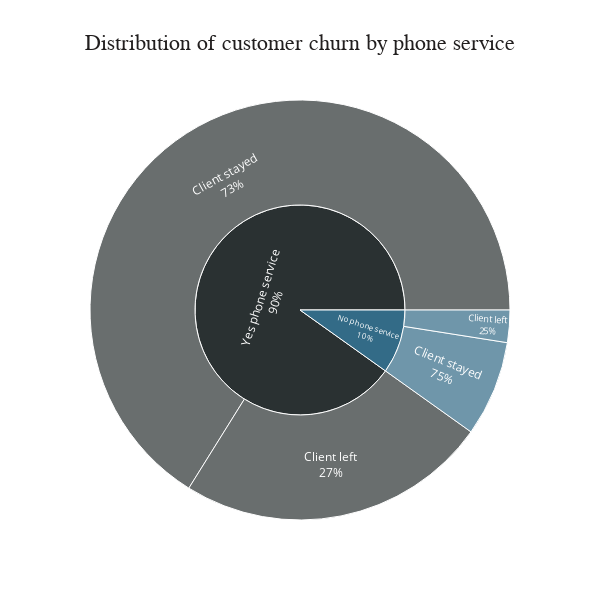
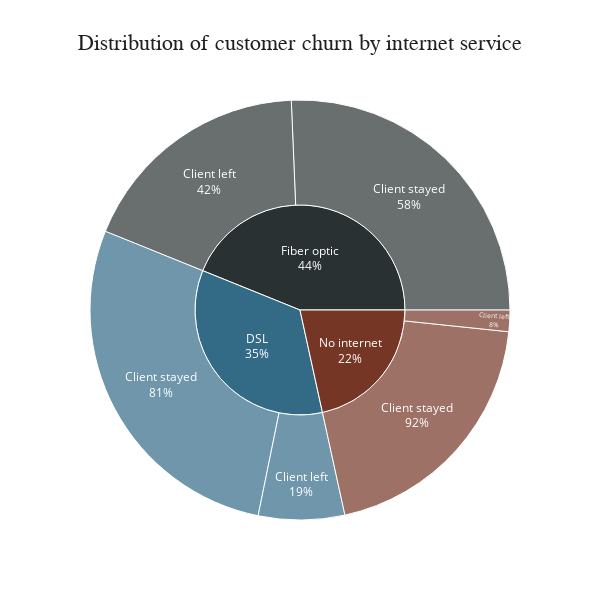

The notebook cell these images were saved under, in order:
### Code cell
fig = px.sunburst(phone, path = ['PhoneService', 'Churn'], values = 'count', color = 'PhoneService', title = 'Distribution of customer churn by phone service',
                 color_discrete_map = {'No phone service': '#336B87', 'Yes phone service': '#2A3132'},
                 width = 600, height = 600)

fig.update_layout(plot_bgcolor = 'white', title_font_family = 'Calibri Black', title_font_color = '#221f1f', title_font_size = 22, title_x = 0.5)

fig.update_traces(textinfo = 'label + percent parent')
                  
fig.show()
#######################################
fig = px.sunburst(internet, path = ['InternetService', 'Churn'], values = 'count', color = 'InternetService', title = 'Distribution of customer churn by internet service',
                 color_discrete_map = {'DSL': '#336B87', 'Fiber optic': '#2A3132', 'No internet': '#763626'},
                 width = 600, height = 600)

fig.update_layout(plot_bgcolor = 'white', title_font_family = 'Calibri Black', title_font_color = '#221f1f', title_font_size = 22, title_x = 0.5)

fig.update_traces(textinfo = 'label + percent parent')
                  
fig.show()

### Figure 1 — Plotly figure (JSON) as saved in the notebook; plotly's stock layout.template omitted (floating-point values rounded to 4 significant figures)
{"data": [{"branchvalues": "total", "customdata": [["No phone service"], ["Yes phone service"], ["No phone service"], ["Yes phone service"], ["No phone service"], ["Yes phone service"]], "domain": {"x": [0, 1], "y": [0, 1]}, "hovertemplate": "labels=%{label}<br>count=%{value}<br>parent=%{parent}<br>id=%{id}<br>PhoneService=%{customdata[0]}<extra></extra>", "ids": ["No phone service/Client left", "Yes phone service/Client left", "No phone service/Client stayed", "Yes phone service/Client stayed", "No phone service", "Yes phone service"], "labels": ["Client left", "Client left", "Client stayed", "Client stayed", "No phone service", "Yes phone service"], "marker": {"colors": ["#336B87", "#2A3132", "#336B87", "#2A3132", "#336B87", "#2A3132"]}, "name": "", "parents": ["No phone service", "Yes phone service", "No phone service", "Yes phone service", "", ""], "textinfo": "label+percent parent", "type": "sunburst", "values": [149, 1438, 441, 3958, 590, 5396]}], "layout": {"height": 600, "legend": {"tracegroupgap": 0}, "plot_bgcolor": "white", "title": {"font": {"color": "#221f1f", "family": "Calibri Black", "size": 22}, "text": "Distribution of customer churn by phone service", "x": 0.5}, "width": 600}}

### Figure 2 — Plotly figure (JSON) as saved in the notebook; plotly's stock layout.template omitted (floating-point values rounded to 4 significant figures)
{"data": [{"branchvalues": "total", "customdata": [["DSL"], ["Fiber optic"], ["No internet"], ["DSL"], ["Fiber optic"], ["No internet"], ["DSL"], ["Fiber optic"], ["No internet"]], "domain": {"x": [0, 1], "y": [0, 1]}, "hovertemplate": "labels=%{label}<br>count=%{value}<br>parent=%{parent}<br>id=%{id}<br>InternetService=%{customdata[0]}<extra></extra>", "ids": ["DSL/Client left", "Fiber optic/Client left", "No internet/Client left", "DSL/Client stayed", "Fiber optic/Client stayed", "No internet/Client stayed", "DSL", "Fiber optic", "No internet"], "labels": ["Client left", "Client left", "Client left", "Client stayed", "Client stayed", "Client stayed", "DSL", "Fiber optic", "No internet"], "marker": {"colors": ["#336B87", "#2A3132", "#763626", "#336B87", "#2A3132", "#763626", "#336B87", "#2A3132", "#763626"]}, "name": "", "parents": ["DSL", "Fiber optic", "No internet", "DSL", "Fiber optic", "No internet", "", "", ""], "textinfo": "label+percent parent", "type": "sunburst", "values": [397, 1091, 99, 1671, 1536, 1192, 2068, 2627, 1291]}], "layout": {"height": 600, "legend": {"tracegroupgap": 0}, "plot_bgcolor": "white", "title": {"font": {"color": "#221f1f", "family": "Calibri Black", "size": 22}, "text": "Distribution of customer churn by internet service", "x": 0.5}, "width": 600}}
